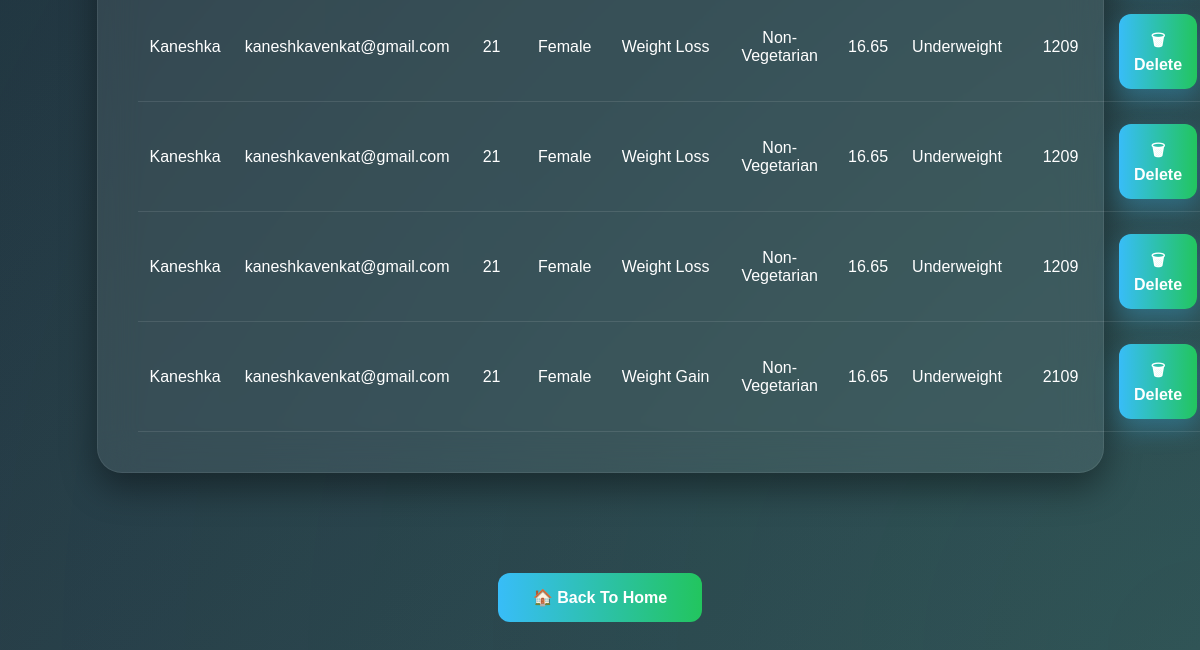
/users (lower part), run on an earlier commit of the app's database.
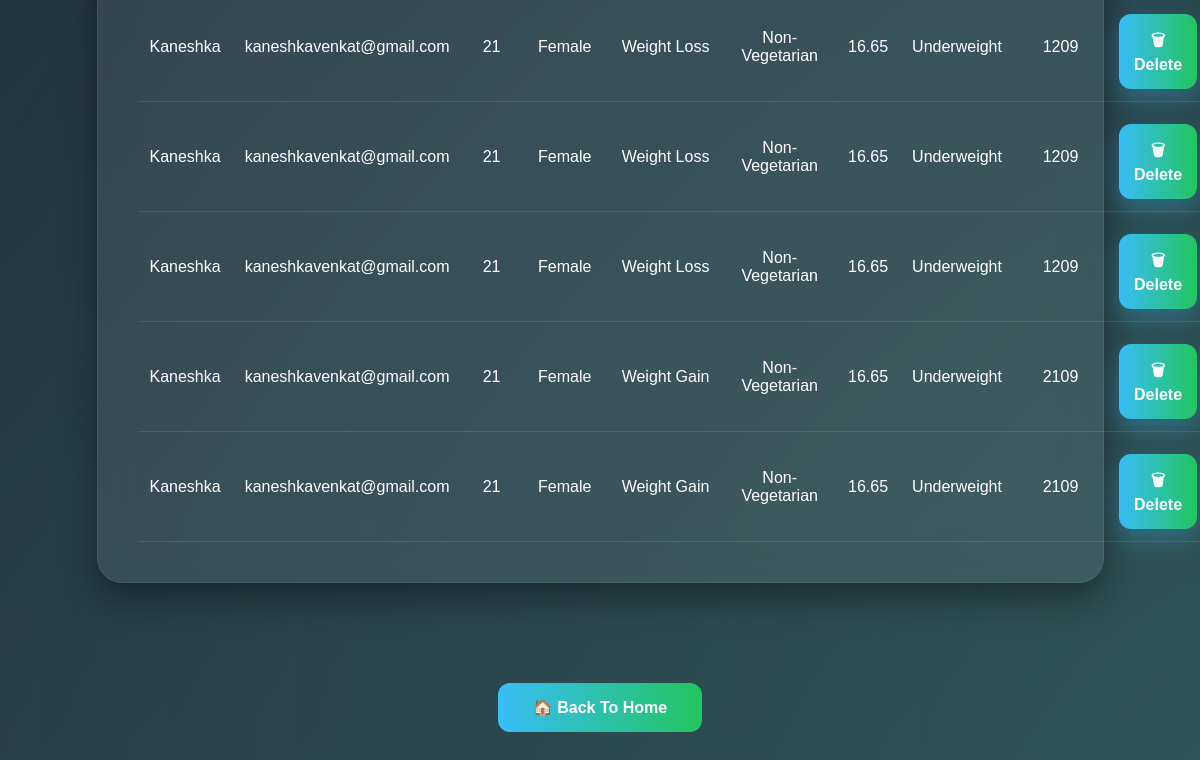
And on a later commit of the database.
### tables this page shows
CREATE TABLE users(
        id INTEGER PRIMARY KEY AUTOINCREMENT,
        name TEXT,
        email TEXT,
        age INTEGER,
        gender TEXT,
        height REAL,
        weight REAL,
        goal TEXT,
        food_preference TEXT,
        bmi REAL,
        status TEXT,
        calories INTEGER
    );

### app.py (the view)
@app.route("/users")
def users():
    all_users = get_users()
    return render_template(
        "users.html",
        users=all_users
    )

### database/db.py (called while the page is built)
def get_users():
    conn = sqlite3.connect("users.db")
    cursor = conn.cursor()
    cursor.execute("SELECT * FROM users")
    users = cursor.fetchall()
    conn.close()
    return users

### templates/users.html (shortened to what this page needs)
<!DOCTYPE html>
<html>
<head>
<link rel="stylesheet"
href="{{ url_for('static', filename='style.css') }}">
</head>
<body>
<section class="form-section">
<div class="form-card" style="width:95%;">
<table style="width:100%; border-collapse:collapse;">
{% for user in users %}
<tr>
<td>{{ user[1] }}</td>
<td>{{ user[2] }}</td>
<td>{{ user[3] }}</td>
<td>{{ user[4] }}</td>
<td>{{ user[7] }}</td>
<td>{{ user[8] }}</td>
<td>{{ user[9] }}</td>
<td>{{ user[10] }}</td>
<td>{{ user[11] }}</td>
<td>
<a href="/delete_user/{{ user[0] }}">
<button>
🗑 Delete
</button>
</a>
</td>
</tr>
{% endfor %}
</table>
</div>
</section>
<div style="text-align:center; margin:30px;">
<a href="/">
<button>
🏠 Back To Home
</button>
</a>
</div>
</body>
</html>

### static/style.css (style rules this page uses)
html { scroll-behavior:smooth; }
* { margin:0; padding:0; box-sizing:border-box; font-family:'Poppins',sans-serif; }
body { background:linear-gradient( 135deg, #020617, #0f172a, #1e293b, #334155 ); color:white; min-height:100vh; overflow-x:hidden; background-attachment:fixed; }
body::before { content:""; position:fixed; top:0; left:0; width:100%; height:100%; background: radial-gradient( circle at top left, rgba(56,189,248,0.15), transparent 40% ), radial-gradient( circle at bottom right, rgba(34,197,94,0.15), transparent 40% ); pointer-events:none; z-index:-1; }
.form-section { display:flex; justify-content:center; padding:70px; }
.form-card { width:600px; padding:40px; background:rgba(255,255,255,0.08); backdrop-filter:blur(20px); border-radius:25px; border:1px solid rgba(255,255,255,0.08); box-shadow: 0 15px 35px rgba(0,0,0,0.4); }
table { width:100%; color:white; }

What changed in the data, as far as the page shows it:
added users: name "Kaneshka", email "kaneshkavenkat@gmail.com", age "21", gender "Female", goal "Weight Gain", food_preference "Non-Vegetarian", bmi "16.65", status "Underweight", calories "2109"
